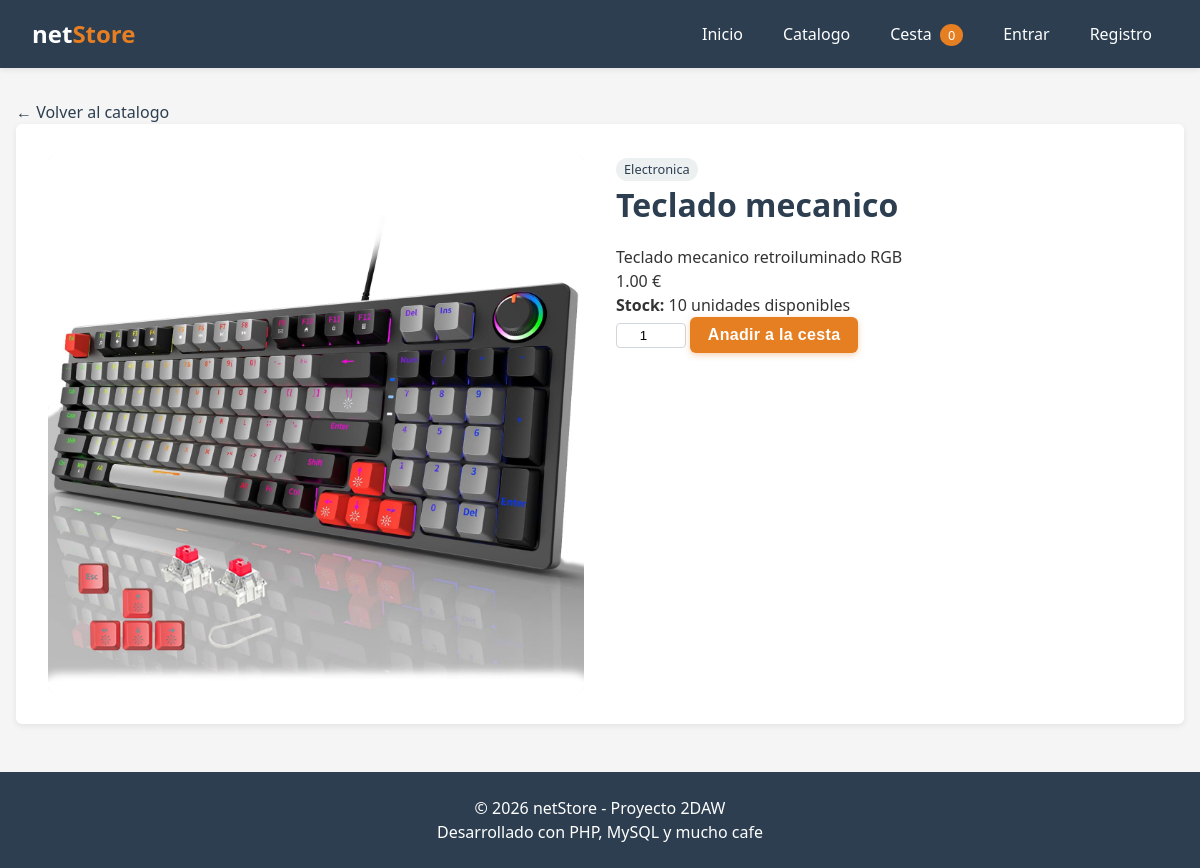
/producto/detalle/3, run on the app's committed database.
### tables this page shows
CREATE TABLE productos (
    id            INT AUTO_INCREMENT PRIMARY KEY,
    categoria_id  INT NOT NULL,
    nombre        VARCHAR(150) NOT NULL,
    descripcion   TEXT,
    precio        DECIMAL(10,2) NOT NULL DEFAULT 0,
    stock         INT NOT NULL DEFAULT 0,
    imagen        VARCHAR(255) DEFAULT 'sin-imagen.svg',
    visible       TINYINT(1) NOT NULL DEFAULT 1,
    fecha_alta    DATETIME DEFAULT CURRENT_TIMESTAMP,
    CONSTRAINT fk_producto_categoria
        FOREIGN KEY (categoria_id) REFERENCES categorias(id)
        ON DELETE RESTRICT ON UPDATE CASCADE
);

CREATE TABLE categorias (
    id          INT AUTO_INCREMENT PRIMARY KEY,
    nombre      VARCHAR(100) NOT NULL UNIQUE,
    descripcion TEXT,
    fecha_alta  DATETIME DEFAULT CURRENT_TIMESTAMP
);

### src/Controladores/ProductoControlador.php (called while the page is built, shortened)
<?php
class ProductoControlador
{
    public function detalle($id = null): void
    {
        $servicio = new ProductoServicio();
        $producto = $servicio->obtenerUno((int) $id);
        require APP . '/Vistas/comunes/cabecera.php';
        require APP . '/Vistas/productos/detalle.php';
        require APP . '/Vistas/comunes/pie.php';
    }
}

### src/Rutas/Rutas.php (called while the page is built, shortened)
<?php
class Rutas
{
    public static function registrar(): void
    {
        Enrutador::agregar('GET', '/producto/detalle/:id', function ($id) {
            (new ProductoControlador())->detalle($id);
        });
        Enrutador::despachar();
    }
}

### src/init.php (called while the page is built, shortened)
<?php
spl_autoload_register(function (string $clase) {
    $mapa = [
        'Config\\'        => CONFIG . '/',
        'Modelos\\'       => APP . '/Modelos/',
        'Controladores\\' => APP . '/Controladores/',
        'Lib\\'           => APP . '/Lib/',
        'Rutas\\'         => APP . '/Rutas/',
        'Utils\\'         => APP . '/Utils/',
        'Middleware\\'    => APP . '/Middleware/',
        'Requests\\'      => APP . '/Requests/',
        'Repositorios\\'  => APP . '/Repositorios/',
        'Servicios\\'     => APP . '/Servicios/',
    ];
    foreach ($mapa as $prefijo => $directorio) {
        if (str_starts_with($clase, $prefijo)) {
            $archivo = $directorio . str_replace('\\', '/', substr($clase, strlen($prefijo))) . '.php';
            if (is_file($archivo)) {
                return;
            }
        }
    }
});
\Rutas\Rutas::registrar();

### public/index.php (called while the page is built)
<?php
require_once('../src/init.php');

### config/Conexion.php (called while the page is built, shortened)
<?php
class Conexion
{
    private static $pdo = null;
    public static function abrir(): PDO
    {
        if (self::$pdo === null) {
            $dsn = 'mysql:host=' . self::HOST
                 . ';dbname='   . self::BD
                 . ';charset='  . self::CHARSET;
            $opciones = [
                PDO::ATTR_ERRMODE            => PDO::ERRMODE_EXCEPTION,
                PDO::ATTR_DEFAULT_FETCH_MODE => PDO::FETCH_ASSOC,
                PDO::ATTR_EMULATE_PREPARES   => false,
            ];
            try {
                self::$pdo = new PDO($dsn, self::USUARIO, self::CLAVE, $opciones);
            } catch (PDOException $e) {
                die('No se ha podido conectar con la base de datos: ' . $e->getMessage());
            }
        }
        return self::$pdo;
    }
}

### src/Servicios/ProductoServicio.php (called while the page is built, shortened)
<?php
class ProductoServicio
{
    private ProductoRepositorio $repositorio;
    public function __construct()
    {
        $this->repositorio = new ProductoRepositorio();
    }
    public function obtenerUno(int $id): ?array
    {
        return $this->repositorio->obtenerUno($id);
    }
}

### src/Repositorios/ProductoRepositorio.php (called while the page is built, shortened)
<?php
class ProductoRepositorio
{
    private $bd;
    public function __construct()
    {
        $this->bd = Conexion::abrir();
    }
    public function obtenerUno(int $id): ?array
    {
        $sql = "SELECT p.*, c.nombre AS categoria_nombre
                FROM productos p
                INNER JOIN categorias c ON c.id = p.categoria_id
                WHERE p.id = :id";
        $stmt = $this->bd->prepare($sql);
        $stmt->execute([':id' => $id]);
        $fila = $stmt->fetch();
        return $fila ?: null;
    }
}

### src/Vistas/productos/detalle.php (the view, shortened to what this page needs)
<div class="volver">
    <a href="<?= URL_BASE ?>/producto">&larr; Volver al catalogo</a>
</div>
<article class="detalle-producto">
    <?php
    $rutaImg = file_exists(PUBLICO . '/uploads/imagenes/' . $producto['imagen'])
        ? URL_BASE . '/uploads/imagenes/' . htmlspecialchars($producto['imagen'])
        : URL_BASE . '/img/' . htmlspecialchars($producto['imagen']);
    ?>
    <img src="<?= $rutaImg ?>"
         alt="<?= htmlspecialchars($producto['nombre']) ?>"
         onerror="this.src='<?= URL_BASE ?>/img/sin-imagen.svg'">
    <div>
        <span class="etiqueta-categoria"><?= htmlspecialchars($producto['categoria_nombre']) ?></span>
        <h1 class="detalle-producto__nombre"><?= htmlspecialchars($producto['nombre']) ?></h1>
        <p class="detalle-producto__descripcion">
            <?= nl2br(htmlspecialchars($producto['descripcion'])) ?>
        </p>
        <p class="precio detalle-producto__precio">
            <?= number_format($producto['precio'], 2) ?> &euro;
        </p>
        <p class="detalle-producto__stock">
            <?php if ((int) $producto['stock'] > 0): ?>
                <strong>Stock:</strong> <?= $producto['stock'] ?> unidades disponibles
            <?php else: ?>
                <strong class="detalle-producto__sin-stock">Producto sin stock</strong>
            <?php endif; ?>
        </p>
        <?php if ((int) $producto['stock'] > 0): ?>
            <form method="POST" action="<?= URL_BASE ?>/cesta/anadir" class="form-anadir">
                <input type="number" name="cantidad" value="1" min="1" max="<?= $producto['stock'] ?>"
                       class="input-cantidad">
                <button type="submit" class="boton">Anadir a la cesta</button>
            </form>
        <?php endif; ?>
    </div>
</article>

### public/css/estilo.css (style rules this page uses)
:root { --color-principal: #2c3e50; --color-acento: #e67e22; --color-acento-osc: #ca6f1e; --color-fondo: #f5f5f5; --color-texto: #333; --color-suave: #ecf0f1; --color-borde: #d0d6db; --color-ok: #27ae60; --color-error: #c0392b; --radio: 6px; --sombra: 0 2px 6px rgba(0, 0, 0, .08); }
* { margin: 0; padding: 0; box-sizing: border-box; }
body { font-family: 'Segoe UI', Tahoma, sans-serif; line-height: 1.5; color: var(--color-texto); background: var(--color-fondo); }
a { color: var(--color-principal); text-decoration: none; }
h1, h2, h3 { color: var(--color-principal); margin-bottom: 1rem; }
h1 { font-size: 2rem; }
.boton { display: inline-block; background: var(--color-acento); color: #fff !important; padding: .55rem 1.1rem; border-radius: var(--radio); border: 0; cursor: pointer; font-size: 1rem; font-weight: 600; letter-spacing: .02em; transition: background .2s, transform .15s, box-shadow .2s; box-shadow: 0 2px 6px rgba(230, 126, 34, .35); }
.etiqueta-categoria { background: var(--color-suave); color: var(--color-principal); font-size: .8rem; padding: 2px 8px; border-radius: 999px; display: inline-block; }
.detalle-producto { display: grid; gap: 2rem; grid-template-columns: 1fr 1fr; background: #fff; padding: 2rem; border-radius: var(--radio); box-shadow: var(--sombra); }
.detalle-producto img { width: 100%; border-radius: var(--radio); background: var(--color-suave); }
.input-cantidad { width: 70px; padding: .25rem; border: 1px solid var(--color-borde); border-radius: 4px; text-align: center; }

### data on the page
productos: imagen (picture), categoria.nombre "Electronica", nombre "Teclado mecanico", descripcion "Teclado mecanico retroiluminado RGB", precio "1.00", stock "10"

### other printed values
$_unidadesCesta "0"
